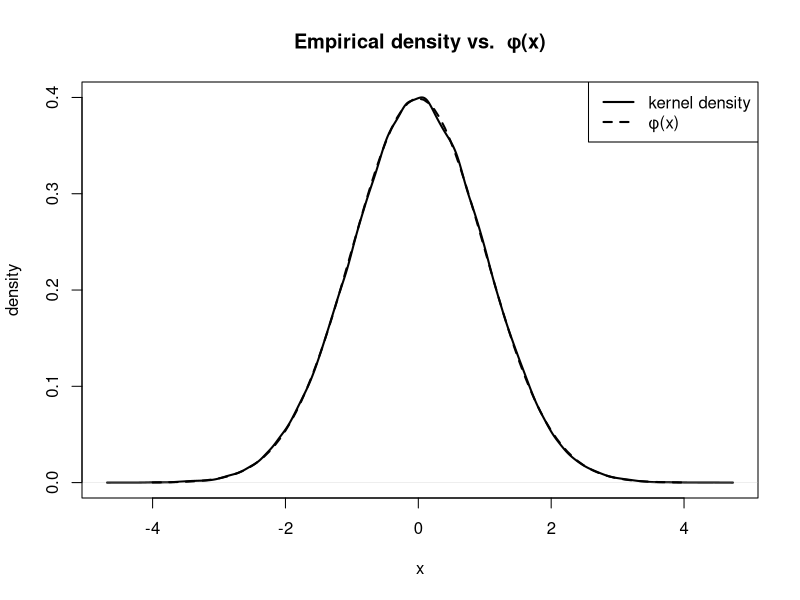

The R source for this figure:
rnorm_bm <- function(n) {
  u1 <- runif(n) # U(0,1)
  u2 <- runif(n) # U(0,1)
  
  r  <- sqrt(-2 * log(u1))
  z1 <- r * cos(2 * pi * u2) # first
  z2 <- r * sin(2 * pi * u2) # second
  
  c(z1, z2)                 
}

# Exercise Parameters
set.seed(2024)
n  <- 1e5
X  <- rnorm_bm(n)

# Part B
dens <- density(X)

plot(dens, main = "Empirical density vs.  φ(x)",
     xlab = "x", ylab = "density", lwd = 2)
curve(dnorm, from = -4, to = 4, add = TRUE,
      lwd = 2, lty = 2)
legend("topright", c("kernel density", "φ(x)"),
       lwd = 2, lty = c(1, 2))

# Part C
ks <- ks.test(X, "pnorm")            
ks$statistic    
ks$p.value

